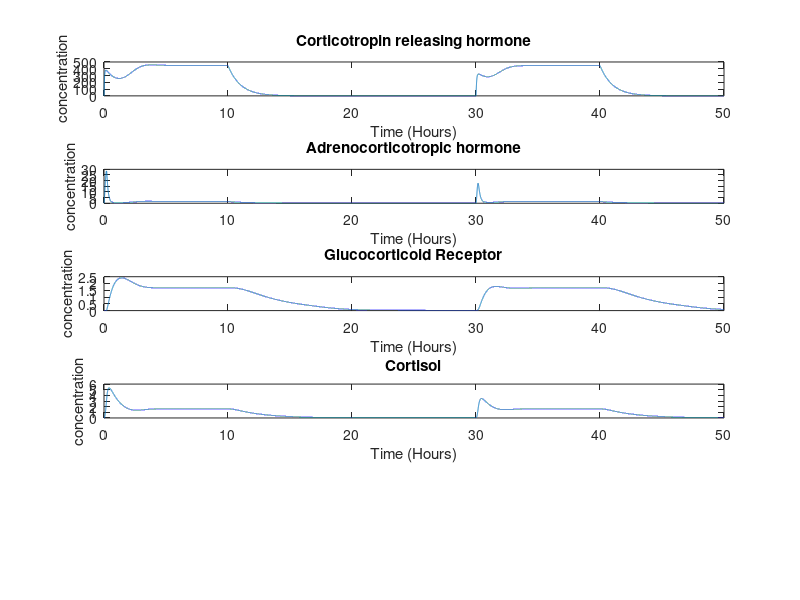

Source code (MATLAB):
clear all
%% Initial 
C = 0; %corticotropin releasing hormone
A = 0; %adrenocorticotropic hormone
O = 0; %cortisol
R = 0; %glucocorticoid receptors on adrenal

%% Constants
%CRK (C): Corticotropin releasing hormone
Kc = .3; %Production of Corticotropin releasing hormone
Kcd = .3; %Constant degradation of Corticotropin releasing hormone
Kor = 0.015; %pituitary GR production

% a (ACTH): adrenocorticotropic hormone
Ka = .3; %Production of adrenocorticotropic hormone
Kad = 3; %Constant degradation of adrenocorticotropic hormone

% o (O): Cortisol
Ko = .3; %Production of Cortisol
Kod = .3; %Constant degradation of Cortisol

% r (R): glucocorticoid receptor (IN PITIUTARY) 
Kr = .3; %Production of glucocorticoid receptor
Krd = .27;  %Constant degradation of glucocorticoid receptor !!!!!!!!!!!!

% i : inhibition constants
Ki1 = 0.1; %inhibition 1
Ki2 = 0.1; %inhibition 2

K = 0.001; %equilibrium binding affinity

T = [0]; %initial time
dt = 0.001; %time step
T_end = 50; %time end


%SCALED!!!!!!!!!!
c = (Kod*C)/Kc;
a = ((Kod^2)*A)/(Kc*Ka);
o = ((Kod^3)*O)/(Kc*Ka*Ko);
r = ((Kod*R)/Kr);
kcd = Kcd/Kod;
kad = Kad/Kod;
krd = Krd/Kod;

for i = 1:(T_end/dt)
    if i <= 10000
        F = 7600; %This stress value was pulled from Srisam (PTSD paper)
    elseif i >= 30000 && i <= 40000 %Simulate some applied stresses
        F = 7600;
    else
        F = 0;
    end
    t = Kod*i; %Scale t here!

    %ODES: Michaelis-Menten
    k1C = ((1+F)/(1+(o(i)/Ki1)))-kcd*c(i);
    k1A = ((c(i))/(1+(o(i)*r(i)/Ki2)))-kad*a(i);
    k1R = (((o(i)*r(i))^2)/(K+(o(i)*r(i))^2)) + Kor - krd*r(i);
    k1O = a(i) - o(i);
    
    k2C = (((1+F)/(1+(o(i)+0.5*k1O*dt)/Ki1)))-kcd*(c(i)+0.5*k1C*dt);
    k2A = (((c(i)+0.5*k1C*dt))/(1+(o(i)+0.5*k1O*dt)*r(i)/Ki2))-kad*(a(i)+0.5*k1A*dt);
    k2R = (((o(i)+0.5*k1O*dt)*(r(i)+0.5*k1R*dt))^2)/(K+(o(i)+0.5*k1O*dt)*(r(i)+0.5*k1R*dt)^2) + Kor - krd*(r(i)+0.5*k1R*dt);
    k2O = (a(i)+0.5*k1A*dt) - (o(i)+0.5*k1O*dt);
    
    k3C = (((1+F)/(1+(o(i)+0.5*k2O*dt)/Ki1)))-kcd*(c(i)+0.5*k2C*dt);
    k3A = (((c(i)+0.5*k2C*dt))/(1+(o(i)+0.5*k2O*dt)*r(i)/Ki2))-kad*(a(i)+0.5*k2A*dt);
    k3R = (((o(i)+0.5*k2O*dt)*(r(i)+0.5*k2R*dt))^2)/(K+(o(i)+0.5*k2O*dt)*(r(i)+0.5*k2R*dt)^2) + Kor - krd*(r(i)+0.5*k2R*dt);
    k3O = (a(i)+0.5*k2A*dt) - (o(i)+0.5*k2O*dt);
    
    k4C = (((1+F)/(1+(o(i)+k3O*dt)/Ki1)))-kcd*(c(i)+k3C*dt);
    k4A = (((c(i)+k3C*dt))/(1+(o(i)+k3O*dt)*r(i)/Ki2))-kad*(a(i)+k3A*dt);
    k4R = (((o(i)+k3O*dt)*(r(i)+k3R*dt))^2)/(K+(o(i)+k3O*dt)*(r(i)+k3R*dt)^2) + Kor - krd*(r(i)+k3R*dt);
    k4O = (a(i)+k3A*dt) - (o(i)+k3O*dt);
    
    c(i+1) = c(i) + (1/6)*(k1C+2*k2C+2*k3C+k4C)*dt;
    a(i+1) = a(i) + (1/6)*(k1A+2*k2A+2*k3A+k4A)*dt;
    o(i+1) = o(i) + (1/6)*(k1O+2*k2O+2*k3O+k4O)*dt;
    r(i+1) = r(i) + (1/6)*(k1R+2*k2R+2*k3R+k4R)*dt;
    T(i+1) = T(i) + dt;
end
% Make 5 different plots charts for c, a, o, r in one figure
figure
subplot(5,1,1)
plot(T,c)
title('Corticotropin releasing hormone')
xlabel('Time (Hours)')
ylabel('concentration')

subplot(5,1,2)
plot(T,a)
title('Adrenocorticotropic hormone')
xlabel('Time (Hours)')
ylabel('concentration')

subplot(5,1,3)
plot(T,r)
title('Glucocorticoid Receptor')
xlabel('Time (Hours)')
ylabel('concentration')

subplot(5,1,4)
plot(T,o)
title('Cortisol')
xlabel('Time (Hours)')
ylabel('concentration')